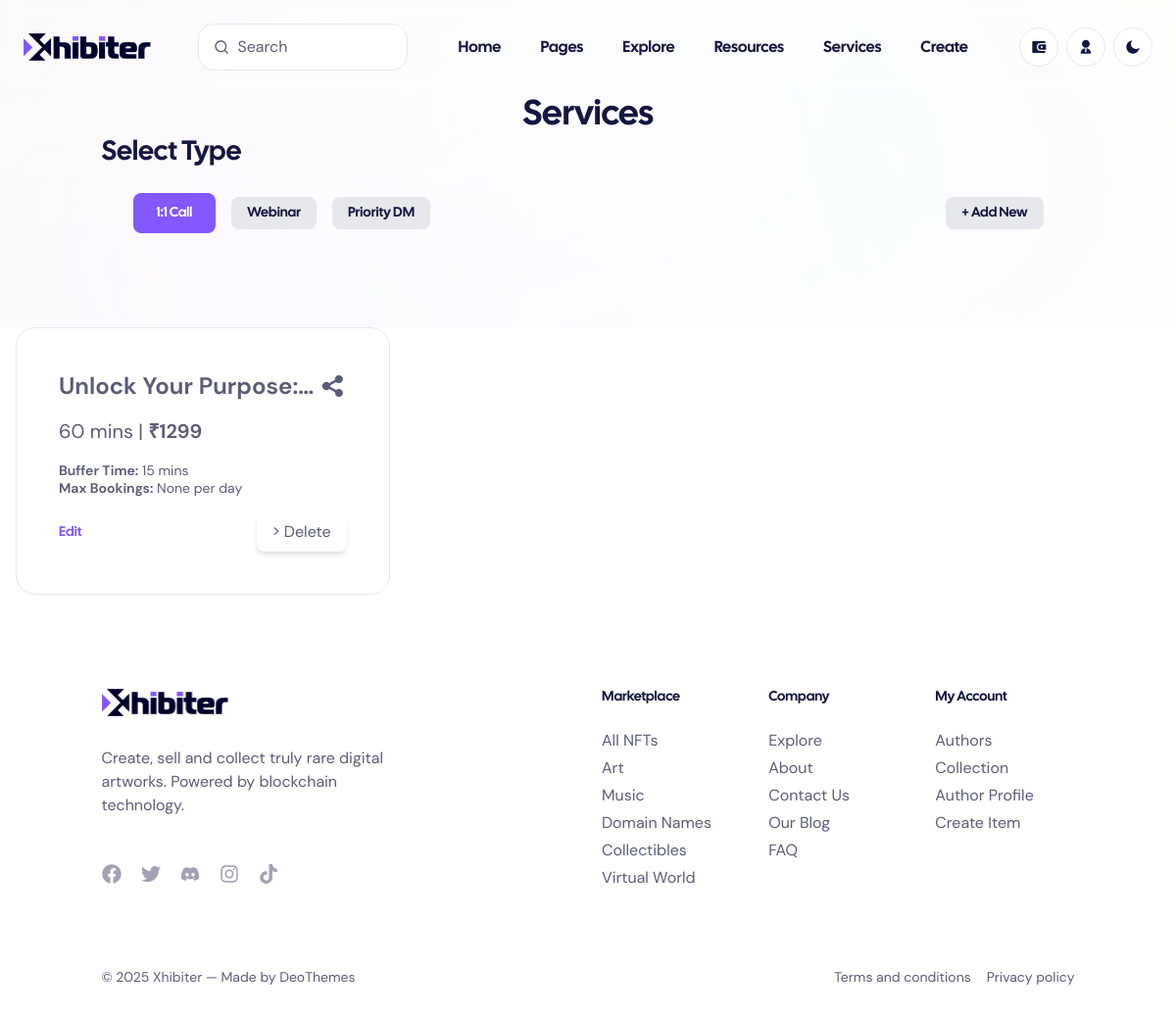
Page /service/video/ (signed in) on the earlier database version.
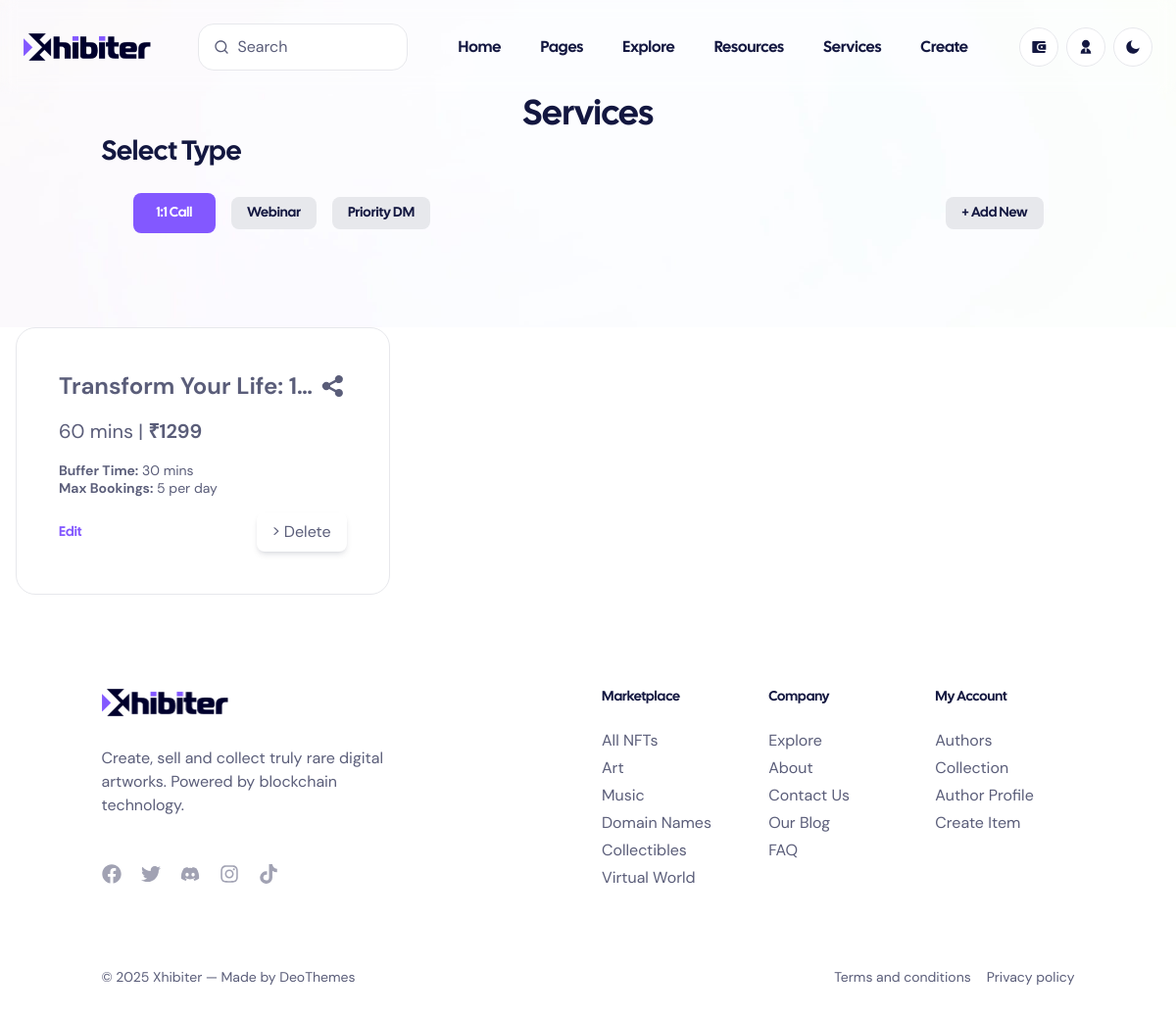
Same page on the later database version.
### myapp/models.py (models this page shows, shortened)
class ServiceVideoForm(models.Model):
    creator = models.ForeignKey(UserProfile, on_delete=models.CASCADE)
    slug = models.SlugField(unique=True, blank=True)
    bufferTime = models.CharField(max_length=20,null=True,blank=True)
    title = models.CharField(max_length=255,null=True,blank=True)
    description = models.TextField(null=True,blank=True,default="")
    duration = models.CharField(max_length=2,null=True,blank=True)
    amount = models.CharField(max_length=7,null=True,blank=True)
    maxBookings = models.CharField(max_length=20,null=True,blank=True)
    created_at = models.DateTimeField(auto_now_add=True)
    def get_absolute_url(self):
        return reverse('item', kwargs={'slug': self.slug})

### myapp/views.py (the view)
# urls.py: path('service/video/',views.video,name="service/video"),
@login_required
def video(request):
  creatorvideodetails = []
  try:
        profile = UserProfile.objects.get(id=request.user.id)
  except UserProfile.DoesNotExist:
        raise Http404("Page not found.")
  if not profile.is_creator:
        raise Http404("Page not found.")
  creatorvideosessiondetails =  ServiceVideoForm.objects.filter(creator = request.user.id)
  for creator in creatorvideosessiondetails:
    creatorvideodetails.append(creator)
  return render(request, 'video.html',{'creatorvideosessiondetails':creatorvideodetails})

### myapp/templatetags/utils.py (called while the page is built)
@register.simple_tag(takes_context=True)
def get_domain(context):
    request = context['request']
    return f"{request.scheme}://{request.get_host()}"

### templates/video.html (shortened to what the changed rows need)
{% extends 'base.html' %}
{% load static %}
{% load utils %}
{% block content %}
  <main>
      <section class="relative py-24">
       <div class="container mt-0">
        <h1 class="text-center font-display text-4xl font-medium text-jacarta-700 dark:text-white">
            Services
          </h1>
          <p class=" font-display text-2xl font-medium text-jacarta-700 dark:text-white">Select Type</p><br>
      </section>
      {% if creatorvideosessiondetails %}
      <div class="grid grid-cols-1 sm:grid-cols-2 md:grid-cols-3 px-4 dark:text-white" style="gap:1%">
        {% for creator in creatorvideosessiondetails %}
          <div  id ="session-{{ creator.id }}" class="rounded-2.5xl border border-jacarta-100 bg-white p-[1.1875rem] transition-shadow hover:shadow-lg dark:border-jacarta-700 dark:bg-jacarta-700 h-full flex flex-col">
            <div class="p-6 flex-grow flex flex-col">
              <div class="flex justify-between items-center mb-4 ">
                <h1 class="text-xl font-semibold truncate" title="one to one">{{ creator.title }}</h1>
                <div class="flex items-center gap-2 text-gray-500">
                  {% get_domain as domain %}
                  <button data-tippy-content="Share session" onclick="shareSession('{{ creator.title }}', '{{ domain  }}{{ creator.get_absolute_url }}')" >
                </button>
                </div>
              </div>
              <div class="text-gray-600 text-lg mb-4 flex-grow">
                <span>{{ creator.duration }} mins | </span>
                <span class="text-gray-900 font-semibold">₹{{ creator.amount }}</span>
              </div>
              <div class="text-sm text-gray-700 mb-4">
                <div><strong>Buffer Time:</strong> {{ creator.bufferTime }} mins</div>
                <div><strong>Max Bookings:</strong> {{ creator.maxBookings }} per day</div>
              </div>
              <div class="flex justify-between mt-auto">
                <button
                        class="font-display text-sm font-semibold text-accent"
                        data-bs-toggle="modal"
                        data-bs-target="#editVideoModal"
                        onclick="editVideoSession(
    {{ creator.id }},
    '{{ creator.title|escapejs }}',
    '{{ creator.description|escapejs }}',
    '{{ creator.duration }}',
    '{{ creator.amount }}',
    '{{ creator.bufferTime }}',
    '{{ creator.maxBookings }}',
)" >
                        Edit
                      </button>
                <button class="bg-red-500 text-black px-4 py-2 rounded-lg shadow-md hover:bg-red-600 transition" onclick="deleteVideoSession({{ creator.id }})">>
                  Delete
                </button>
              </div>
            </div>
          </div>
        {% endfor %}
    </div>
        {% endif %}
</main>
    {% endblock %}

Differences in the rows shown:
removed ServiceVideoForm: title "Unlock Your Purpose:…", duration "60", amount "1299", bufferTime "15", maxBookings "None"
added ServiceVideoForm: title "Transform Your Life: 1…", duration "60", amount "1299", bufferTime "30", maxBookings "5"
